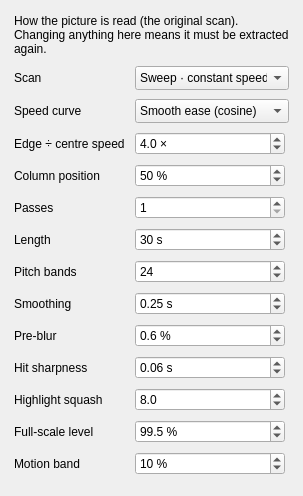
              <widget class="QWidget" name="page_picture">
               <layout class="QVBoxLayout" name="lay_picture">
                <property name="leftMargin">
                 <number>14</number>
                </property>
                <property name="topMargin">
                 <number>14</number>
                </property>
                <property name="rightMargin">
                 <number>14</number>
                </property>
                <property name="bottomMargin">
                 <number>14</number>
                </property>
                <property name="spacing">
                 <number>10</number>
                </property>
                <item>
                 <widget class="QLabel" name="hint_picture">
                  <property name="text">
                   <string>How the picture is read (the original scan).  Changing anything here means it must be extracted again.</string>
                  </property>
                  <property name="wordWrap">
                   <bool>true</bool>
                  </property>
                  <property name="role" stdset="0">
                   <string>hint</string>
                  </property>
                 </widget>
                </item>
                <item>
                 <layout class="QFormLayout" name="form_picture">
                  <property name="verticalSpacing">
                   <number>9</number>
                  </property>
                  <item row="0" column="0">
                   <widget class="QLabel" name="lbl_scan">
                    <property name="text">
                     <string>Scan</string>
                    </property>
                    <property name="toolTip">
                     <string>Sweep: a scan line travels across the picture while the sound plays (a video plays along).
Variable speed: different speed near the edges than in the middle.
Fixed column: always the same column - for videos.</string>
                    </property>
                   </widget>
                  </item>
                  <item row="0" column="1">
                   <widget class="ComboNW" name="p_scan">
                    <property name="toolTip">
                     <string>Sweep: a scan line travels across the picture while the sound plays (a video plays along).
Variable speed: different speed near the edges than in the middle.
Fixed column: always the same column - for videos.</string>
                    </property>
                    <property name="sizeAdjustPolicy">
                     <enum>QComboBox::AdjustToMinimumContentsLengthWithIcon</enum>
                    </property>
                    <property name="minimumContentsLength">
                     <number>12</number>
                    </property>
                    <item>
                     <property name="text">
                      <string>Sweep · constant speed</string>
                     </property>
                    </item>
                    <item>
                     <property name="text">
                      <string>Sweep · variable speed</string>
                     </property>
                    </item>
                    <item>
                     <property name="text">
                      <string>Fixed column</string>
                     </property>
                    </item>
                    <property name="currentIndex">
                     <number>0</number>
                    </property>
                   </widget>
                  </item>
                  <item row="1" column="0">
                   <widget class="QLabel" name="lbl_scan_curve">
                    <property name="text">
                     <string>Speed curve</string>
                    </property>
                    <property name="toolTip">
                     <string>How the speed changes with position (variable speed only).</string>
                    </property>
                   </widget>
                  </item>
                  <item row="1" column="1">
                   <widget class="ComboNW" name="p_scan_curve">
                    <property name="toolTip">
                     <string>How the speed changes with position (variable speed only).</string>
                    </property>
                    <property name="sizeAdjustPolicy">
                     <enum>QComboBox::AdjustToMinimumContentsLengthWithIcon</enum>
                    </property>
                    <property name="minimumContentsLength">
                     <number>12</number>
                    </property>
                    <item>
                     <property name="text">
                      <string>Smooth ease (cosine)</string>
                     </property>
                    </item>
                    <item>
                     <property name="text">
                      <string>Linear ramp</string>
                     </property>
                    </item>
                    <item>
                     <property name="text">
                      <string>Flat middle (quadratic)</string>
                     </property>
                    </item>
                    <item>
                     <property name="text">
                      <string>Very flat middle (quartic)</string>
                     </property>
                    </item>
                    <property name="currentIndex">
                     <number>0</number>
                    </property>
                   </widget>
                  </item>
                  <item row="2" column="0">
                   <widget class="QLabel" name="lbl_scan_ratio">
                    <property name="text">
                     <string>Edge ÷ centre speed</string>
                    </property>
                    <property name="toolTip">
                     <string>4 = four times faster at the edges than in the middle; below 1 = slower at the edges.</string>
                    </property>
                   </widget>
                  </item>
                  <item row="2" column="1">
                   <widget class="DSpinNW" name="p_scan_ratio">
                    <property name="toolTip">
                     <string>4 = four times faster at the edges than in the middle; below 1 = slower at the edges.</string>
                    </property>
                    <property name="decimals">
                     <number>1</number>
                    </property>
                    <property name="minimum">
                     <double>0.1</double>
                    </property>
                    <property name="maximum">
                     <double>20.0</double>
                    </property>
                    <property name="singleStep">
                     <double>0.5</double>
                    </property>
                    <property name="value">
                     <double>4.0</double>
                    </property>
                    <property name="suffix">
                     <string> ×</string>
                    </property>
                    <property name="maximumSize">
                     <size>
                      <width>150</width>
                      <height>16777215</height>
                     </size>
                    </property>
                   </widget>
                  </item>
                  <item row="3" column="0">
                   <widget class="QLabel" name="lbl_scan_position">
                    <property name="text">
                     <string>Column position</string>
                    </property>
                    <property name="toolTip">
                     <string>Where the fixed column sits: 0 % = left edge, 100 % = right edge.</string>
                    </property>
                   </widget>
                  </item>
                  <item row="3" column="1">
                   <widget class="SpinNW" name="p_scan_position">
                    <property name="toolTip">
                     <string>Where the fixed column sits: 0 % = left edge, 100 % = right edge.</string>
                    </property>
                    <property name="minimum">
                     <number>0</number>
                    </property>
                    <property name="maximum">
                     <number>100</number>
                    </property>
                    <property name="singleStep">
                     <number>5</number>
                    </property>
                    <property name="value">
                     <number>50</number>
                    </property>
                    <property name="suffix">
                     <string> %</string>
                    </property>
                    <property name="maximumSize">
                     <size>
                      <width>150</width>
                      <height>16777215</height>
                     </size>
                    </property>
                   </widget>
                  </item>
                  <item row="4" column="0">
                   <widget class="QLabel" name="lbl_passes">
                    <property name="text">
                     <string>Passes</string>
                    </property>
                    <property name="toolTip">
                     <string>How often the scan crosses the picture (left-right-left ...) during the sound.</string>
                    </property>
                   </widget>
                  </item>
                  <item row="4" column="1">
                   <widget class="SpinNW" name="p_passes">
                    <property name="toolTip">
                     <string>How often the scan crosses the picture (left-right-left ...) during the sound.</string>
                    </property>
                    <property name="minimum">
                     <number>1</number>
                    </property>
                    <property name="maximum">
                     <number>8</number>
                    </property>
                    <property name="singleStep">
                     <number>1</number>
                    </property>
                    <property name="value">
                     <number>1</number>
                    </property>
                    <property name="suffix">
                     <string />
                    </property>
                    <property name="maximumSize">
                     <size>
                      <width>150</width>
                      <height>16777215</height>
                     </size>
                    </property>
                   </widget>
                  </item>
                  <item row="5" column="0">
                   <widget class="QLabel" name="lbl_length">
                    <property name="text">
                     <string>Length</string>
                    </property>
                    <property name="toolTip">
                     <string>Duration of the sound; the whole picture / video is stretched to it.</string>
                    </property>
                   </widget>
                  </item>
                  <item row="5" column="1">
                   <widget class="SpinNW" name="p_length">
                    <property name="toolTip">
                     <string>Duration of the sound; the whole picture / video is stretched to it.</string>
                    </property>
                    <property name="minimum">
                     <number>5</number>
                    </property>
                    <property name="maximum">
                     <number>600</number>
                    </property>
                    <property name="singleStep">
                     <number>5</number>
                    </property>
                    <property name="value">
                     <number>30</number>
                    </property>
                    <property name="suffix">
                     <string> s</string>
                    </property>
                    <property name="maximumSize">
                     <size>
                      <width>150</width>
                      <height>16777215</height>
                     </size>
                    </property>
                   </widget>
                  </item>
                  <item row="6" column="0">
                   <widget class="QLabel" name="lbl_bands">
                    <property name="text">
                     <string>Pitch bands</string>
                    </property>
                    <property name="toolTip">
                     <string>Horizontal bands the picture is cut into (top = high). They are grouped into the pad voices of the Sound tab.</string>
                    </property>
                   </widget>
                  </item>
                  <item row="6" column="1">
                   <widget class="SpinNW" name="p_bands">
                    <property name="toolTip">
                     <string>Horizontal bands the picture is cut into (top = high). They are grouped into the pad voices of the Sound tab.</string>
                    </property>
                    <property name="minimum">
                     <number>8</number>
                    </property>
                    <property name="maximum">
                     <number>48</number>
                    </property>
                    <property name="singleStep">
                     <number>2</number>
                    </property>
                    <property name="value">
                     <number>24</number>
                    </property>
                    <property name="suffix">
                     <string />
                    </property>
                    <property name="maximumSize">
                     <size>
                      <width>150</width>
                      <height>16777215</height>
                     </size>
                    </property>
                   </widget>
                  </item>
                  <item row="7" column="0">
                   <widget class="QLabel" name="lbl_smooth">
                    <property name="text">
                     <string>Smoothing</string>
                    </property>
                    <property name="toolTip">
                     <string>How slowly the sound may change. Small = busy, large = calm.</string>
                    </property>
                   </widget>
                  </item>
                  <item row="7" column="1">
                   <widget class="DSpinNW" name="p_smooth">
                    <property name="toolTip">
                     <string>How slowly the sound may change. Small = busy, large = calm.</string>
                    </property>
                    <property name="decimals">
                     <number>2</number>
                    </property>
                    <property name="minimum">
                     <double>0.05</double>
                    </property>
                    <property name="maximum">
                     <double>1.5</double>
                    </property>
                    <property name="singleStep">
                     <double>0.05</double>
                    </property>
                    <property name="value">
                     <double>0.25</double>
                    </property>
                    <property name="suffix">
                     <string> s</string>
                    </property>
                    <property name="maximumSize">
                     <size>
                      <width>150</width>
                      <height>16777215</height>
                     </size>
                    </property>
                   </widget>
                  </item>
                  <item row="8" column="0">
                   <widget class="QLabel" name="lbl_blur_pct">
                    <property name="text">
                     <string>Pre-blur</string>
                    </property>
                    <property name="toolTip">
                     <string>Blur applied before reading, as a share of the picture size. More = softer, fewer bells.</string>
                    </property>
                   </widget>
                  </item>
                  <item row="8" column="1">
                   <widget class="DSpinNW" name="p_blur_pct">
                    <property name="toolTip">
                     <string>Blur applied before reading, as a share of the picture size. More = softer, fewer bells.</string>
                    </property>
                    <property name="decimals">
                     <number>1</number>
                    </property>
                    <property name="minimum">
                     <double>0.0</double>
                    </property>
                    <property name="maximum">
                     <double>5.0</double>
                    </property>
                    <property name="singleStep">
                     <double>0.1</double>
                    </property>
                    <property name="value">
                     <double>0.6</double>
                    </property>
                    <property name="suffix">
                     <string> %</string>
                    </property>
                    <property name="maximumSize">
                     <size>
                      <width>150</width>
                      <height>16777215</height>
                     </size>
                    </property>
                   </widget>
                  </item>
                  <item row="9" column="0">
                   <widget class="QLabel" name="lbl_flux_smooth">
                    <property name="text">
                     <string>Hit sharpness</string>
                    </property>
                    <property name="toolTip">
                     <string>Time scale of the onsets that fire drums and plucks. Small = many sharp hits.</string>
                    </property>
                   </widget>
                  </item>
                  <item row="9" column="1">
                   <widget class="DSpinNW" name="p_flux_smooth">
                    <property name="toolTip">
                     <string>Time scale of the onsets that fire drums and plucks. Small = many sharp hits.</string>
                    </property>
                    <property name="decimals">
                     <number>2</number>
                    </property>
                    <property name="minimum">
                     <double>0.01</double>
                    </property>
                    <property name="maximum">
                     <double>0.5</double>
                    </property>
                    <property name="singleStep">
                     <double>0.01</double>
                    </property>
                    <property name="value">
                     <double>0.06</double>
                    </property>
                    <property name="suffix">
                     <string> s</string>
                    </property>
                    <property name="maximumSize">
                     <size>
                      <width>150</width>
                      <height>16777215</height>
                     </size>
                    </property>
                   </widget>
                  </item>
                  <item row="10" column="0">
                   <widget class="QLabel" name="lbl_compress_k">
                    <property name="text">
                     <string>Highlight squash</string>
                    </property>
                    <property name="toolTip">
                     <string>How strongly the brightest spots are compressed. High = dim areas sound too.</string>
                    </property>
                   </widget>
                  </item>
                  <item row="10" column="1">
                   <widget class="DSpinNW" name="p_compress_k">
                    <property name="toolTip">
                     <string>How strongly the brightest spots are compressed. High = dim areas sound too.</string>
                    </property>
                    <property name="decimals">
                     <number>1</number>
                    </property>
                    <property name="minimum">
                     <double>0.5</double>
                    </property>
                    <property name="maximum">
                     <double>40.0</double>
                    </property>
                    <property name="singleStep">
                     <double>0.5</double>
                    </property>
                    <property name="value">
                     <double>8.0</double>
                    </property>
                    <property name="suffix">
                     <string />
                    </property>
                    <property name="maximumSize">
                     <size>
                      <width>150</width>
                      <height>16777215</height>
                     </size>
                    </property>
                   </widget>
                  </item>
                  <item row="11" column="0">
                   <widget class="QLabel" name="lbl_norm_high_pct">
                    <property name="text">
                     <string>Full-scale level</string>
                    </property>
                    <property name="toolTip">
                     <string>The brightness percentile that counts as full volume.</string>
                    </property>
                   </widget>
                  </item>
                  <item row="11" column="1">
                   <widget class="DSpinNW" name="p_norm_high_pct">
                    <property name="toolTip">
                     <string>The brightness percentile that counts as full volume.</string>
                    </property>
                    <property name="decimals">
                     <number>1</number>
                    </property>
                    <property name="minimum">
                     <double>90.0</double>
                    </property>
                    <property name="maximum">
                     <double>100.0</double>
                    </property>
                    <property name="singleStep">
                     <double>0.1</double>
                    </property>
                    <property name="value">
                     <double>99.5</double>
                    </property>
                    <property name="suffix">
                     <string> %</string>
                    </property>
                    <property name="maximumSize">
                     <size>
                      <width>150</width>
                      <height>16777215</height>
                     </size>
                    </property>
                   </widget>
                  </item>
                  <item row="12" column="0">
                   <widget class="QLabel" name="lbl_motion_width">
                    <property name="text">
                     <string>Motion band</string>
                    </property>
                    <property name="toolTip">
                     <string>Width of the band of columns around the scan line whose movement is measured (track 'Movement near the scan line').
100 % = the whole frame.</string>
                    </property>
                   </widget>
                  </item>
                  <item row="12" column="1">
                   <widget class="SpinNW" name="p_motion_width">
                    <property name="toolTip">
                     <string>Width of the band of columns around the scan line whose movement is measured (track 'Movement near the scan line').
100 % = the whole frame.</string>
                    </property>
                    <property name="minimum">
                     <number>2</number>
                    </property>
                    <property name="maximum">
                     <number>100</number>
                    </property>
                    <property name="singleStep">
                     <number>2</number>
                    </property>
                    <property name="value">
                     <number>10</number>
                    </property>
                    <property name="suffix">
                     <string> %</string>
                    </property>
                    <property name="maximumSize">
                     <size>
                      <width>150</width>
                      <height>16777215</height>
                     </size>
                    </property>
                   </widget>
                  </item>
                 </layout>
                </item>
                <item>
                 <spacer name="spacer_picture">
                  <property name="orientation">
                   <enum>Qt::Vertical</enum>
                  </property>
                 </spacer>
                </item>
               </layout>
              </widget>
